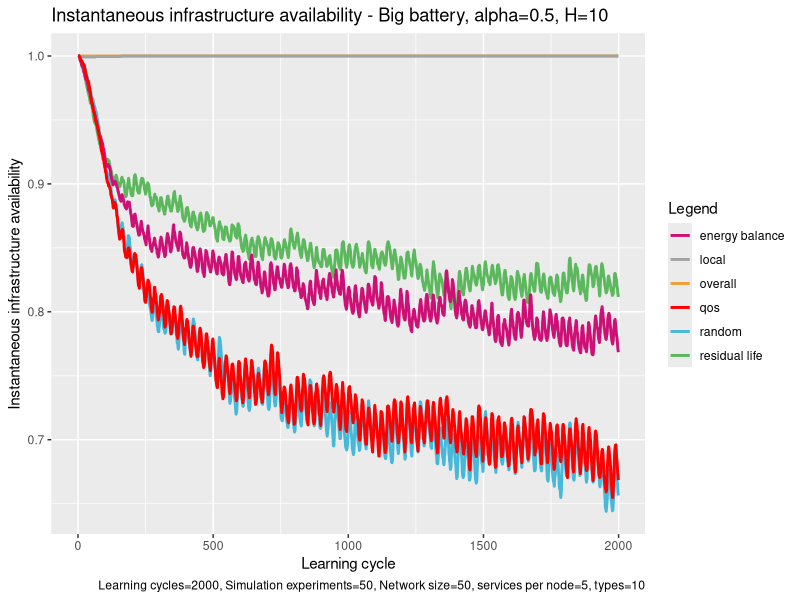

Source code (R):
# execute all lines: ctrl + shift + enter

library(ggplot2)

# set working directory here
setwd(dirname(rstudioapi::getSourceEditorContext()$path))

overall <- read.table("exp_assembly_overall_energy_template.txt", 
                      header = F,
                      sep = " ",
                      col.names= c("overallx", "overally")
)

random <- read.table("exp_assembly_random.txt", 
                     header = F,
                     sep = " ",
                     col.names= c("randomx", "randomy")
)

res <- read.table("exp_assembly_residual_life_template.txt", 
                  header = F,
                  sep = " ",
                  col.names= c("resx","resy")
)

local <- read.table("exp_assembly_local_energy_template.txt", 
                    header = F,
                    sep = " ",
                    col.names= c("locx","locy")
)

learning <- read.table("exp_assembly_fair_energyBP.txt", 
                          header = F,
                          sep = " ",
                          col.names= c("enx","eny")
)

qos <- read.table("exp_assembly_QoS.txt", 
                       header = F,
                       sep = " ",
                       col.names= c("qosx","qosy")
)


overall_x <- overall$overallx
overall_y <- overall$overally

random_y <- random$randomy
res_y <- res$resy
local_y <- local$locy
energyAware_y <- learning$eny
qos_y <- qos$qosy

head(overall)

colors <- c("overall" = "#EEA236", "residual life" = "#5CB85C", "random" = "#46B8DA", "local"="gray64", "energy balance"="deeppink3", "qos"="#FF0000")

ggplot(data=local, aes(x=overall_x, col = group)) + 
  
  geom_line(aes(y = overall_y, color = "overall"), size = 1) +
  geom_line(aes(y = res_y, color = "residual life"), size = 1) +
  geom_line(aes(y = random_y, color = "random"), size = 1) +
  geom_line(aes(y = local_y, color = "local"), size = 1) +
  geom_line(aes(y = energyAware_y, color = "energy balance"), size = 1) +
  geom_line(aes(y = qos_y, color = "qos"), size = 1) +
  
  labs(x = "Learning cycle",
       y = "Instantaneous infrastructure availability",
       color = "Legend",
       title = "Instantaneous infrastructure availability - Big battery, alpha=0.5, H=10", 
       caption = "Learning cycles=2000, Simulation experiments=50, Network size=50, services per node=5, types=10") +
  
  scale_color_manual(values = colors)
